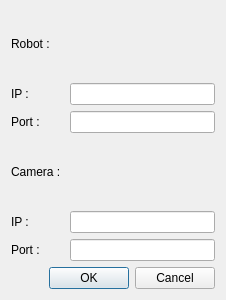
<?xml version="1.0" encoding="UTF-8"?>
<ui version="4.0">
 <class>DialogConnexion</class>
 <widget class="QDialog" name="DialogConnexion">
  <property name="geometry">
   <rect>
    <x>0</x>
    <y>0</y>
    <width>226</width>
    <height>300</height>
   </rect>
  </property>
  <property name="windowTitle">
   <string>Dialog</string>
  </property>
  <layout class="QGridLayout" name="gridLayout">
   <item row="1" column="0">
    <widget class="QLabel" name="label_2">
     <property name="text">
      <string>IP :</string>
     </property>
    </widget>
   </item>
   <item row="4" column="1">
    <widget class="QLineEdit" name="lineEditIpCamera"/>
   </item>
   <item row="3" column="0">
    <widget class="QLabel" name="label_4">
     <property name="text">
      <string>Camera : </string>
     </property>
    </widget>
   </item>
   <item row="5" column="1">
    <widget class="QLineEdit" name="lineEditPortCamera"/>
   </item>
   <item row="0" column="0">
    <widget class="QLabel" name="label">
     <property name="text">
      <string>Robot :</string>
     </property>
    </widget>
   </item>
   <item row="1" column="1">
    <widget class="QLineEdit" name="lineEditIpRobot"/>
   </item>
   <item row="2" column="1">
    <widget class="QLineEdit" name="lineEditPortRobot"/>
   </item>
   <item row="4" column="0">
    <widget class="QLabel" name="label_5">
     <property name="text">
      <string>IP : </string>
     </property>
    </widget>
   </item>
   <item row="2" column="0">
    <widget class="QLabel" name="label_3">
     <property name="text">
      <string>Port : </string>
     </property>
    </widget>
   </item>
   <item row="5" column="0">
    <widget class="QLabel" name="label_6">
     <property name="text">
      <string>Port : </string>
     </property>
    </widget>
   </item>
   <item row="6" column="0" colspan="2">
    <widget class="QDialogButtonBox" name="buttonBox">
     <property name="orientation">
      <enum>Qt::Horizontal</enum>
     </property>
     <property name="standardButtons">
      <set>QDialogButtonBox::Cancel|QDialogButtonBox::Ok</set>
     </property>
    </widget>
   </item>
  </layout>
 </widget>
 <resources/>
 <connections/>
 <slots>
  <slot>acceptInfoRobot()</slot>
 </slots>
</ui>
